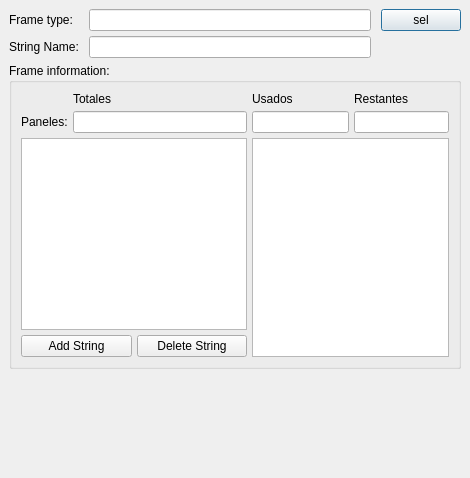
<?xml version="1.0" encoding="UTF-8"?>
<ui version="4.0">
 <class>form</class>
 <widget class="QDialog" name="form">
  <property name="geometry">
   <rect>
    <x>0</x>
    <y>0</y>
    <width>470</width>
    <height>478</height>
   </rect>
  </property>
  <property name="windowTitle">
   <string>Terrain Analisys</string>
  </property>
  <layout class="QVBoxLayout" name="verticalLayout">
   <property name="leftMargin">
    <number>0</number>
   </property>
   <property name="topMargin">
    <number>0</number>
   </property>
   <property name="rightMargin">
    <number>0</number>
   </property>
   <property name="bottomMargin">
    <number>0</number>
   </property>
   <item>
    <widget class="QWidget" name="widget" native="true">
     <layout class="QGridLayout" name="gridLayout">
      <property name="horizontalSpacing">
       <number>10</number>
      </property>
      <property name="verticalSpacing">
       <number>5</number>
      </property>
      <item row="0" column="1">
       <widget class="QLineEdit" name="editFrame">
        <property name="readOnly">
         <bool>true</bool>
        </property>
       </widget>
      </item>
      <item row="0" column="2">
       <widget class="QPushButton" name="buttonSelFrame">
        <property name="text">
         <string>sel</string>
        </property>
       </widget>
      </item>
      <item row="2" column="0" colspan="3">
       <widget class="QGroupBox" name="groupBox_2">
        <property name="title">
         <string>Frame information: </string>
        </property>
        <layout class="QGridLayout" name="gridLayout_3">
         <property name="leftMargin">
          <number>9</number>
         </property>
         <property name="topMargin">
          <number>9</number>
         </property>
         <property name="rightMargin">
          <number>9</number>
         </property>
         <property name="bottomMargin">
          <number>9</number>
         </property>
         <property name="spacing">
          <number>5</number>
         </property>
         <item row="1" column="3">
          <widget class="QLineEdit" name="editLeft">
           <property name="alignment">
            <set>Qt::AlignRight|Qt::AlignTrailing|Qt::AlignVCenter</set>
           </property>
           <property name="readOnly">
            <bool>true</bool>
           </property>
          </widget>
         </item>
         <item row="2" column="0" colspan="2">
          <widget class="QListWidget" name="listStrings"/>
         </item>
         <item row="3" column="0" colspan="2">
          <widget class="QWidget" name="widget_2" native="true">
           <layout class="QHBoxLayout" name="horizontalLayout">
            <property name="spacing">
             <number>5</number>
            </property>
            <property name="leftMargin">
             <number>0</number>
            </property>
            <property name="topMargin">
             <number>0</number>
            </property>
            <property name="rightMargin">
             <number>0</number>
            </property>
            <property name="bottomMargin">
             <number>0</number>
            </property>
            <item>
             <widget class="QPushButton" name="buttonAddString">
              <property name="text">
               <string>Add String</string>
              </property>
             </widget>
            </item>
            <item>
             <widget class="QPushButton" name="pushButton">
              <property name="text">
               <string>Delete String</string>
              </property>
             </widget>
            </item>
           </layout>
          </widget>
         </item>
         <item row="2" column="2" rowspan="2" colspan="2">
          <widget class="QListWidget" name="listModules"/>
         </item>
         <item row="1" column="1">
          <widget class="QLineEdit" name="editTotal">
           <property name="alignment">
            <set>Qt::AlignRight|Qt::AlignTrailing|Qt::AlignVCenter</set>
           </property>
           <property name="readOnly">
            <bool>true</bool>
           </property>
          </widget>
         </item>
         <item row="1" column="2">
          <widget class="QLineEdit" name="editUsed">
           <property name="alignment">
            <set>Qt::AlignRight|Qt::AlignTrailing|Qt::AlignVCenter</set>
           </property>
           <property name="readOnly">
            <bool>true</bool>
           </property>
          </widget>
         </item>
         <item row="0" column="1">
          <widget class="QLabel" name="label_5">
           <property name="text">
            <string>Totales</string>
           </property>
          </widget>
         </item>
         <item row="0" column="2">
          <widget class="QLabel" name="label">
           <property name="text">
            <string>Usados</string>
           </property>
          </widget>
         </item>
         <item row="0" column="3">
          <widget class="QLabel" name="label_2">
           <property name="text">
            <string>Restantes</string>
           </property>
          </widget>
         </item>
         <item row="1" column="0">
          <widget class="QLabel" name="label_4">
           <property name="text">
            <string>Paneles:</string>
           </property>
          </widget>
         </item>
        </layout>
       </widget>
      </item>
      <item row="3" column="0">
       <spacer name="verticalSpacer">
        <property name="orientation">
         <enum>Qt::Vertical</enum>
        </property>
        <property name="sizeHint" stdset="0">
         <size>
          <width>20</width>
          <height>40</height>
         </size>
        </property>
       </spacer>
      </item>
      <item row="0" column="0">
       <widget class="QLabel" name="label_3">
        <property name="text">
         <string>Frame type: </string>
        </property>
       </widget>
      </item>
      <item row="1" column="1">
       <widget class="QLineEdit" name="editName"/>
      </item>
      <item row="1" column="0">
       <widget class="QLabel" name="label_6">
        <property name="text">
         <string>String Name:</string>
        </property>
       </widget>
      </item>
     </layout>
    </widget>
   </item>
  </layout>
 </widget>
 <resources/>
 <connections/>
</ui>
